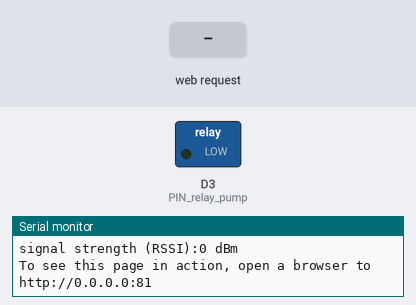
A sketch run on a simulated Arduino MKR. Parts: switched loads named in the sketch (green lamp = pin HIGH), the last lines printed to the serial monitor. The test bench sets the inputs (shaded band).

Above: at 6.2 s.
6.3 s: HTTP request GET /pump_relay_on received
At 7.0 s:
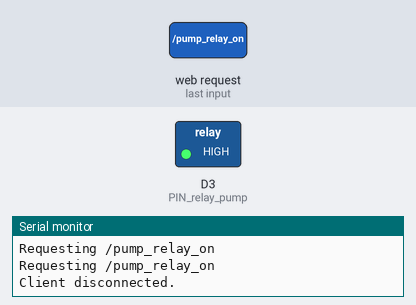
7.8 s: HTTP request GET /pump_relay_off received
At 8.1 s:
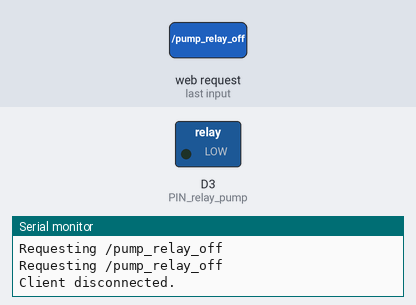
Timing chart, 0 to 10.8 s (numbered marks = the images above; inputs shaded):
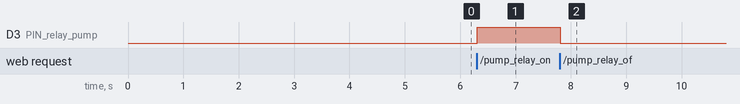

Measured:
- after the input at 6.3 s, D3 (PIN_relay_pump): LOW → HIGH at once
- after the input at 7.8 s, D3 (PIN_relay_pump): HIGH → LOW at once

The sketch:

monitoraggio.ino
```cpp
/**
 * DOCS:
 *  https://github.com/arduino-libraries/WiFi101/
 */


#include <SPI.h>
#include <WiFi101.h>


// Settings & vars for the AP
char ssid[] = "mkr1000";
char pass[] = "password"; // (not supported yet)
int wifi_status = WL_IDLE_STATUS;

// Settings and vars for the HTTP server
int http_port = 81;
WiFiServer http_server(http_port);
WiFiClient http_client;

// Settings and vars for the relays
byte PIN_relay_pump = 3;
byte relay_pump_status = 0;

byte debug_mode = 1;

void wifi_connect_as_ap() {
  // Is it IDLE ?
  if (wifi_status == WL_IDLE_STATUS) {
    // Try to connect
    wifi_status = WiFi.beginAP(ssid);
    // Wait 10 seconds for connection
    delay(4000);
    _debug_wifi_status();
    // Is it connected?
    wifi_connect_as_ap();
  }
}


void setup() {
  // Setup Serial
  while (!Serial);
  delay(1000);
  Serial.begin(9600);

  // Check for the presence of the shield
  if (WiFi.status() == WL_NO_SHIELD) {
    Serial.println("WiFi shield not present");
    while (true);       // don't continue
  }

  // Create the AP
  wifi_connect_as_ap();

  // Start the HTTP server
  http_server.begin();

  // Init the relay board
  pinMode(PIN_relay_pump, OUTPUT);
  digitalWrite(PIN_relay_pump, LOW);
}

byte _is_a_get_request(String txt) {
  String tmp = _get_request_path(txt);
  if (tmp == "N/A") {
    return 0;
  }
  return 1;
}

/**
 * @returns "N/A" if txt is not the right header
 */
String _get_request_path(String txt) {
  if (txt.endsWith("HTTP/1.1")) {
    txt = txt.substring(0, txt.indexOf("HTTP/1.1"));
    if (txt.startsWith("GET")) {
      txt = txt.substring(3);
      txt.trim();
      Serial.println("Requesting " + txt);
      return txt;
    }
  }
  return "N/A";
}

String _html_show_on_off_status(int status) {
  if (status == 0) {
    return "<span style='color:red;'><strong>OFF</strong></span>";
  }
  return "<span style='color:green;'><strong>ON</strong></span>";
}

void process_http_request(String path) {
  if (path == "/") {
    http_client.println("Status Relay: "+_html_show_on_off_status(relay_pump_status));
    http_client.println("<hr>Actions: <ul>");
    http_client.println("<li><a href='/pump_relay_on'>START Pump Relay</a></li>");
    http_client.println("<li><a href='/pump_relay_off'>STOP Pump Relay</a></li>");
    http_client.println("</ul>");
  } else if (path == "/pump_relay_off") {
    http_client.println("Pump Relay OFF");
    http_client.println("<hr>[<a href='/'>Back to Index</a>]");
    digitalWrite(PIN_relay_pump, LOW);
    relay_pump_status = 0;
  } else if (path == "/pump_relay_on") {
    http_client.println("Pump Relay ON");
    http_client.println("<hr>[<a href='/'>Back to Index</a>]");
    digitalWrite(PIN_relay_pump, HIGH);
    relay_pump_status = 1;
  } else {
    http_client.println("404");
  }
}

void process_http_requests() {
  // Listen for incoming http_clients
  http_client = http_server.available();
  byte tmp_request_is_a_get_request = 0;
  String tmp_get_request_line = "";

  if (http_client) {                             // if you get a http_client,
    Serial.println("New client connected.");           // print a message out the serial port
    String currentLine = "";                // make a String to hold incoming data from the http_client
    while (http_client.connected()) {            // loop while the http_client's connected
      if (http_client.available()) {             // if there's bytes to read from the http_client,
        char c = http_client.read();             // read a byte, then
        // Serial.write(c);                    // print it out the serial monitor
        if (c == '\n') {
          // If the current line is blank, you got two newline characters in a row.
          // that's the end of the client HTTP request, so send a response:
          if (currentLine.length() == 0) {
            // HTTP headers always start with a response code (e.g. HTTP/1.1 200 OK)
            // and a content-type so the client knows what's coming, then a blank line:
            http_client.println("HTTP/1.1 200 OK");
            http_client.println("Content-type:text/html");
            http_client.println();
            if (tmp_request_is_a_get_request == 1) {
              process_http_request(_get_request_path(tmp_get_request_line));
            }
            break;
          }

          // We don't really care about other headers .. just the /GET ones
          if (_is_a_get_request(currentLine)) {
            tmp_request_is_a_get_request = 1;
            tmp_get_request_line = currentLine;
          }
          // Clear the currentLine buffer
          currentLine = "";
        }
        else if (c != '\r') {
          // Add to the currentLine buffer
          currentLine += c;
        }
      }
    }
    // close the connection:
    http_client.stop();
    Serial.println("Client disconnected.");
  }
}


void loop() {
  process_http_requests();

}


////////////////////////
// Non-core functions //
////////////////////////

void _debug_wifi_status() {
  if (debug_mode == 1) {
    // print the SSID of the network you're attached to:
    Serial.print("SSID: ");
    Serial.println(WiFi.SSID());

    // print your WiFi shield's IP address:
    IPAddress ip = WiFi.localIP();
    Serial.print("IP Address: ");
    Serial.println(ip);

    // print the received signal strength:
    long rssi = WiFi.RSSI();
    Serial.print("signal strength (RSSI):");
    Serial.print(rssi);
    Serial.println(" dBm");
    // print where to go in a browser:
    Serial.print("To see this page in action, open a browser to http://");
    Serial.print(ip);
    Serial.print(":");
    Serial.print(http_port);
    Serial.println();
  }
}
```
